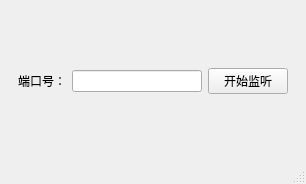
<?xml version="1.0" encoding="UTF-8"?>
<ui version="4.0">
 <class>MainWindow</class>
 <widget class="QMainWindow" name="MainWindow">
  <property name="geometry">
   <rect>
    <x>0</x>
    <y>0</y>
    <width>306</width>
    <height>184</height>
   </rect>
  </property>
  <property name="windowTitle">
   <string>MainWindow</string>
  </property>
  <widget class="QWidget" name="centralwidget">
   <layout class="QVBoxLayout" name="verticalLayout">
    <item>
     <widget class="QWidget" name="widget" native="true">
      <layout class="QHBoxLayout" name="horizontalLayout">
       <item>
        <widget class="QLabel" name="label">
         <property name="text">
          <string>端口号：</string>
         </property>
        </widget>
       </item>
       <item>
        <widget class="QLineEdit" name="port"/>
       </item>
       <item>
        <widget class="QPushButton" name="SetListen">
         <property name="text">
          <string>开始监听</string>
         </property>
        </widget>
       </item>
      </layout>
     </widget>
    </item>
   </layout>
  </widget>
  <widget class="QMenuBar" name="menubar">
   <property name="geometry">
    <rect>
     <x>0</x>
     <y>0</y>
     <width>306</width>
     <height>22</height>
    </rect>
   </property>
  </widget>
  <widget class="QStatusBar" name="statusbar"/>
 </widget>
 <resources/>
 <connections/>
</ui>
